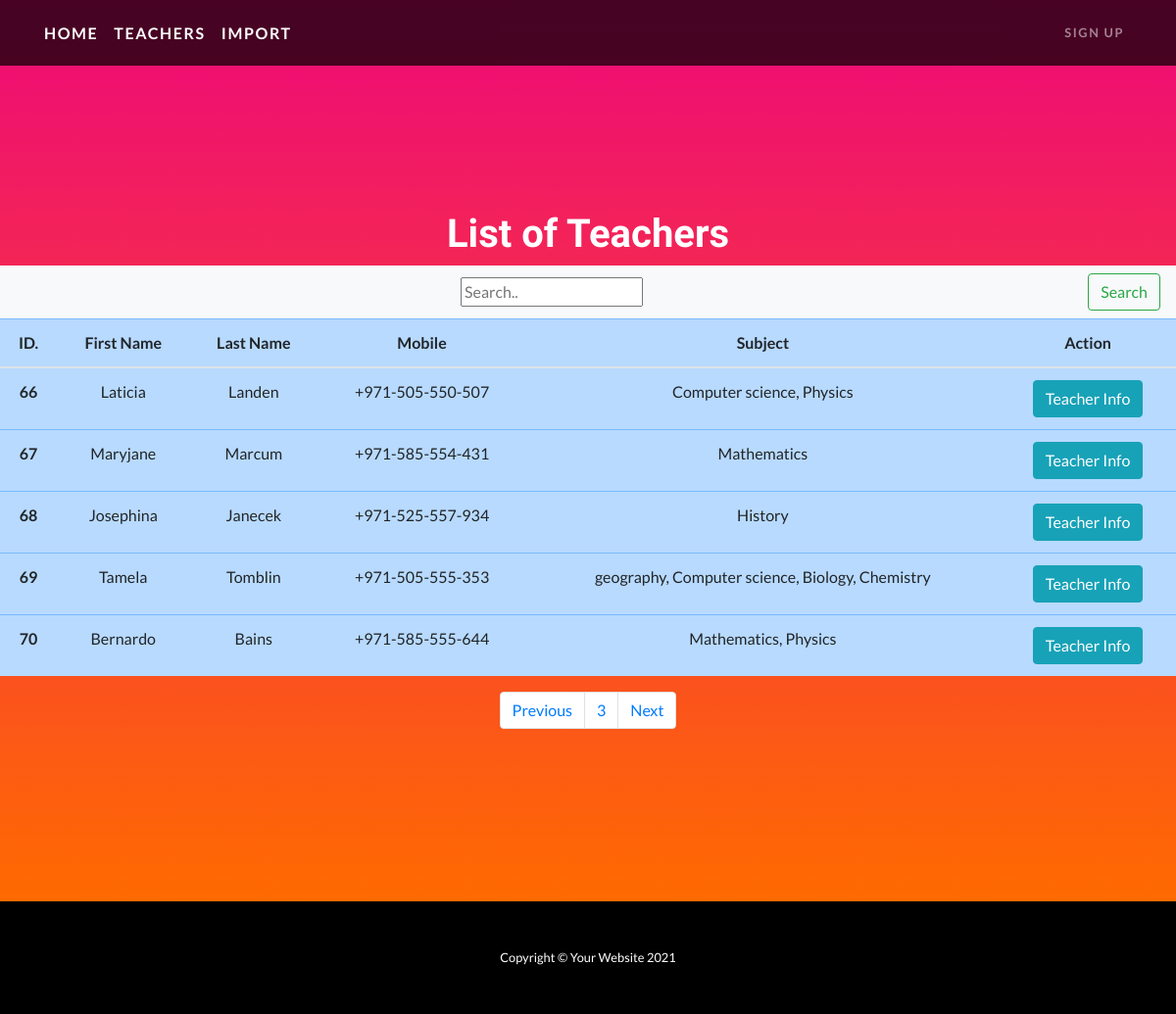
Screenshot of /t_list?page=3 with the database file from the repository.
### teacher/models.py (models this page shows, shortened)
class Teacher(models.Model):
    first_name=models.CharField(max_length=56)
    last_name=models.CharField(max_length=56)
    email_address=models.EmailField()
    profile_picture = models.ImageField(default='default.jpg',upload_to='teacher')
    mobile_number=models.CharField(max_length=16)
    room_number = models.CharField(max_length=10)
    subject_taught = models.CharField(max_length=256)
    created = models.DateField(auto_now_add=True)
    class Meta:
        ordering=('-created',)

### teacher/views.py (the view)
# urls.py: path('t_list', views.teacher_list,name='teacher_list'),
def teacher_list(request):
    t_list = Teacher.objects.all()
    paginator=Paginator(t_list, 5)
    page_number=request.GET.get('page')
    query=request.GET.get("q")
    if query:
        t_list=t_list.filter(Q(last_name__icontains=query) | Q(subject_taught__icontains=query)).distinct()
    try:
        t_list=paginator.page(page_number)
    except PageNotAnInteger:
        t_list=paginator.page(1)
    except EmptyPage:
        t_list=paginator.page(paginator.num_pages)
    return render(request, 'teacher_list.html', {'t_list':t_list,})

### templates/teacher_list.html
{% extends 'base.html'%}
{% load static%}
{% block container_block %}
<header class="masthead text-center text-white">
<div class="table-responsive">
<table class="table table-hover">
  <thead>
    <tr class="table-primary">
      <th scope="col">ID.</th>
      <th scope="col">First Name</th>
      <th scope="col">Last Name</th>
      <th scope="col">Mobile</th>
      <th scope="col">Subject</th>
    <th scope="col">Action</th>
    </tr>
  </thead>
  <tbody>
  <h1> List of Teachers </h1>
   <nav class="navbar navbar-light bg-light">
  <form class="example"  method="GET" action="" >
          <input type="text" placeholder="Search.." name="q" value="{{request.GET.q}}" >
    <button class="btn btn-outline-success my-2 my-sm-0" type="submit">Search</button>
  </form>
</nav>
  {% for teacher in t_list %}
    <tr class="table-primary">
      <th scope="row">{{teacher.id}}</th>
      <td>{{teacher.first_name}}</td>
      <td>{{teacher.last_name}}</td>
      <td>{{teacher.mobile_number}}</td>
      <td>{{teacher.subject_taught}}</td>
      <td><a href="{% url 'teacher:details'  pk=teacher.id %}"> <button type="button" class="btn btn-info">Teacher Info</button> </a> </td>
    </tr>
    {% endfor %}
  </tbody>
</table>
</div>
{%include 'pagination.html' with page=t_list %}
  </header>
{% endblock %}

### rows the page displays
Teacher: id "66", first_name "Laticia", last_name "Landen", mobile_number "+971-505-550-507", subject_taught "Computer science, Physics"
Teacher: id "67", first_name "Maryjane", last_name "Marcum", mobile_number "+971-585-554-431", subject_taught "Mathematics"
Teacher: id "68", first_name "Josephina", last_name "Janecek", mobile_number "+971-525-557-934", subject_taught "History"
Teacher: id "69", first_name "Tamela", last_name "Tomblin", mobile_number "+971-505-555-353", subject_taught "geography, Computer science, Biology, Chemistry"
Teacher: id "70", first_name "Bernardo", last_name "Bains", mobile_number "+971-585-555-644", subject_taught "Mathematics, Physics"

### other values shown
{{ page.number }} "3"
